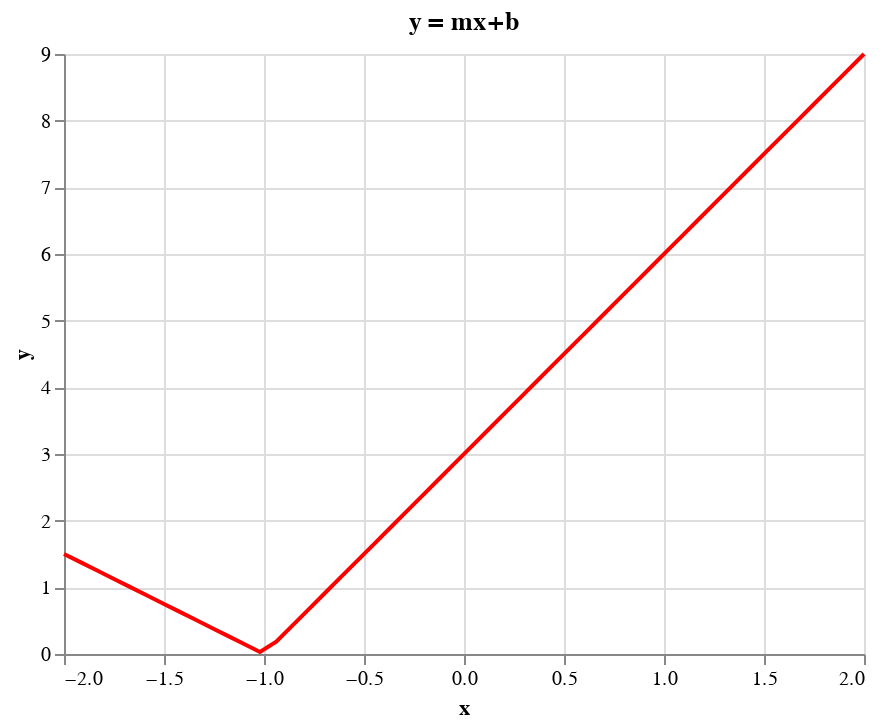

The notebook cell saved with this chart:
### Markdown cell above
Once again for my Quarto friends, forgive me for the lack of b1/b2 bias terms, you can still get the point with the m1 and m2 values how you can make any kind of point and direction that you need.

### Code cell
m1,b1, m2, b2 = -1.5,-1.5,3,3

x = torch.linspace(-2,2,50)
f = partial(double_relu,m1,b1,m2,b2)
y= f(x)

selector_m =  alt.selection_single(name="selector_m", 
                                fields=['m1'],
                                bind=alt.binding_range(min=-3, max=3, step=0.1, name='M1'),
                                init={'m1': m1}) 
selector_b = alt.selection_single(name="selector_b",
                                fields=['b1'], 
                                bind=alt.binding_range(min=-3, max=3, step=0.1, name='B'),
                                init={'b1': b1})
selector_mm =  alt.selection_single(name="selector_mm", 
                                fields=['m2'],
                                bind=alt.binding_range(min=-3, max=3, step=0.1, name='M2'),
                                init={'m2': m2}) 
selector_bb = alt.selection_single(name="selector_bb",
                                fields=['b2'], 
                                bind=alt.binding_range(min=-3, max=3, step=0.1, name='B'),
                                init={'b12': b2})

data = pd.DataFrame({"x":x.numpy(),"y":y})

line = alt.Chart(data=data,title="Double ReLu y = (mx + b) + (mx+b)").mark_line(color="red").encode(
    x='x:Q',
    y='y:Q',
).transform_calculate(y=f"(max(0,(selector_m.m1 * datum.x) + {b1})) + (max(0,(selector_mm.m2 * datum.x) + {b2}))").properties(title="y = mx+b").add_selection(selector_m).add_selection(selector_mm)

line

### Figure 1 — Vega-Lite specification as saved in the notebook (floating-point values rounded to 4 significant figures)
{"config": {"view": {"continuousWidth": 400, "continuousHeight": 300}}, "data": {"name": "data-977f0d39bd177e352ea37fe0536be2b0"}, "mark": {"type": "line", "color": "red"}, "encoding": {"x": {"field": "x", "type": "quantitative"}, "y": {"field": "y", "type": "quantitative"}}, "selection": {"selector_m": {"type": "single", "fields": ["m1"], "bind": {"input": "range", "max": 3, "min": -3, "name": "M1", "step": 0.1}, "init": {"m1": -1.5}}, "selector_mm": {"type": "single", "fields": ["m2"], "bind": {"input": "range", "max": 3, "min": -3, "name": "M2", "step": 0.1}, "init": {"m2": 3}}}, "title": "y = mx+b", "transform": [{"calculate": "(max(0,(selector_m.m1 * datum.x) + -1.5)) + (max(0,(selector_mm.m2 * datum.x) + 3))", "as": "y"}], "$schema": "https://vega.github.io/schema/vega-lite/v4.17.0.json", "datasets": {"data-977f0d39bd177e352ea37fe0536be2b0": [{"x": -2.0, "y": 1.5}, {"x": -1.918, "y": 1.378}, {"x": -1.837, "y": 1.255}, {"x": -1.755, "y": 1.133}, {"x": -1.673, "y": 1.01}, {"x": -1.592, "y": 0.8878}, {"x": -1.51, "y": 0.7653}, {"x": -1.429, "y": 0.6429}, {"x": -1.347, "y": 0.5204}, {"x": -1.265, "y": 0.398}, {"x": -1.184, "y": 0.2755}, {"x": -1.102, "y": 0.1531}, {"x": -1.02, "y": 0.03061}, {"x": -0.9388, "y": 0.1837}, {"x": -0.8571, "y": 0.4286}, {"x": -0.7755, "y": 0.6735}, {"x": -0.6939, "y": 0.9184}, {"x": -0.6122, "y": 1.163}, {"x": -0.5306, "y": 1.408}, {"x": -0.449, "y": 1.653}, {"x": -0.3673, "y": 1.898}, {"x": -0.2857, "y": 2.143}, {"x": -0.2041, "y": 2.388}, {"x": -0.1224, "y": 2.633}, {"x": -0.04082, "y": 2.878}, {"x": 0.04082, "y": 3.122}, {"x": 0.1224, "y": 3.367}, {"x": 0.2041, "y": 3.612}, {"x": 0.2857, "y": 3.857}, {"x": 0.3673, "y": 4.102}, {"x": 0.449, "y": 4.347}, {"x": 0.5306, "y": 4.592}, {"x": 0.6122, "y": 4.837}, {"x": 0.6939, "y": 5.082}, {"x": 0.7755, "y": 5.327}, {"x": 0.8571, "y": 5.571}, {"x": 0.9388, "y": 5.816}, {"x": 1.02, "y": 6.061}, {"x": 1.102, "y": 6.306}, {"x": 1.184, "y": 6.551}, {"x": 1.265, "y": 6.796}, {"x": 1.347, "y": 7.041}, {"x": 1.429, "y": 7.286}, {"x": 1.51, "y": 7.531}, {"x": 1.592, "y": 7.776}, {"x": 1.673, "y": 8.02}, {"x": 1.755, "y": 8.265}, {"x": 1.837, "y": 8.51}, {"x": 1.918, "y": 8.755}, {"x": 2.0, "y": 9.0}]}}
